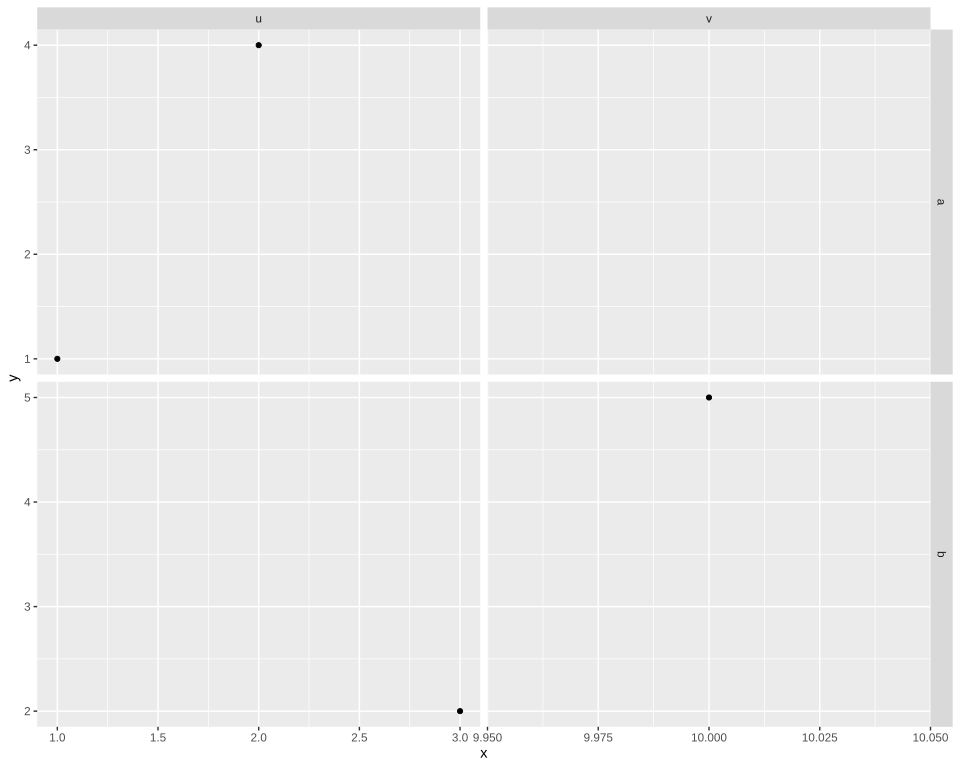

The R source for this figure:
# The plot test/golden/facet_grid_free.svg draws, drawn by ggplot2 itself, as ggplot2's own visual
# tests draw their snapshots: the independent check on that golden whenever it changes. The suite
# never runs this; it needs R, ggplot2 and vdiffr, saved as the Docker image giggly-r:ggplot2-4.0.3.
# From the repository's root:
#
#   docker run --rm -v "$PWD/test/golden":/golden:ro giggly-r:ggplot2-4.0.3 \
#     Rscript /golden/facet_grid_free.R > facet_grid_free.ggplot2.svg
#
# and compare the two drawings element by element, as test/golden/point.R describes.
#
# Four points in a grid of rows a and b and columns u and v, the pair a and v empty, on free
# scales: each column of panels shares an x scale and each row a y scale, and the axes stay at the
# grid's margins, each column's below it and each row's left of it.
#
# First checked with ggplot2 4.0.3 and vdiffr 1.0.9: every element matches, in order, once
# positions are rounded to two decimals (svglite writes the background's edge as R's rounding
# error), and every clip path matches.

library(ggplot2)

data <- data.frame(
  x = c(1, 2, 3, 10),
  y = c(1, 4, 2, 5),
  r = c("a", "a", "b", "b"),
  c = c("u", "u", "u", "v")
)
plot <- ggplot(data, aes(x, y)) +
  geom_point() +
  facet_grid(r ~ c, scales = "free") +
  theme_gray()

file <- tempfile(fileext = ".svg")
vdiffr::write_svg(plot, file)
cat(readLines(file), sep = "\n")
